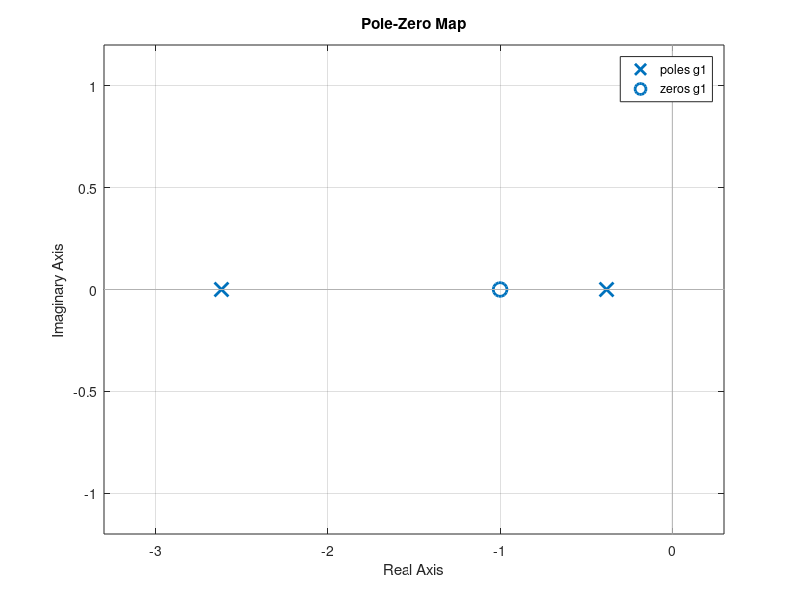
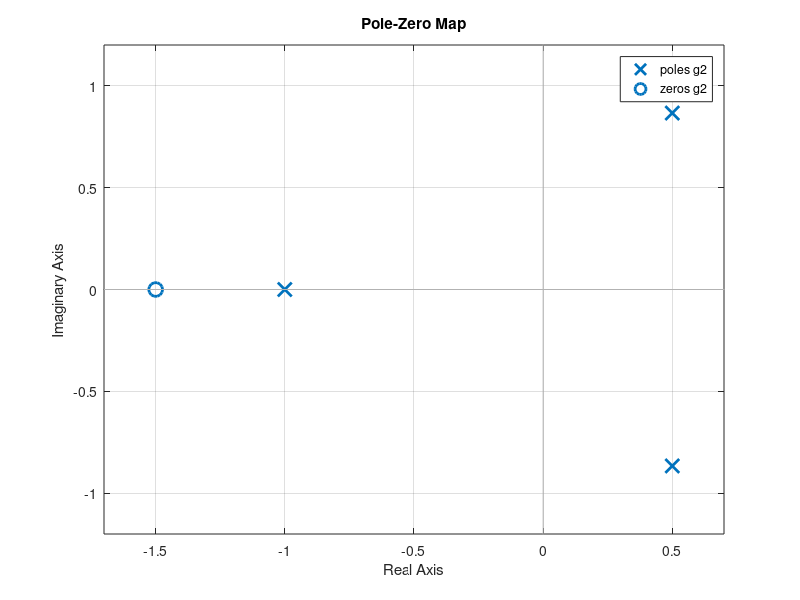

Write the MATLAB code that produced these figures, in order.
clear
close
clc
g1=3*tf([1 1],[1 3 1])
s=tf('s');
g2=(2*s+3)/(s^3+1)
[num1,den1]=tfdata(g1,'v');     %extracting num and den from g1
[num2,den2]=tfdata(g2,'v');     %extracting num and den from g2
z1=roots(num1)                  %zeros of g1
z2=roots(num2)                  %zeros of g2
p3=roots(den1)                  %poles of g1
p4=roots(den2)                  %poles of g2
zero(g1)                        %zeros of g1
zero(g2)                        %zeros of g2
pole(g1)                        %poles of g1
pole(g2)                        %poles of g2
pzmap(g1)
figure
pzmap(g2)